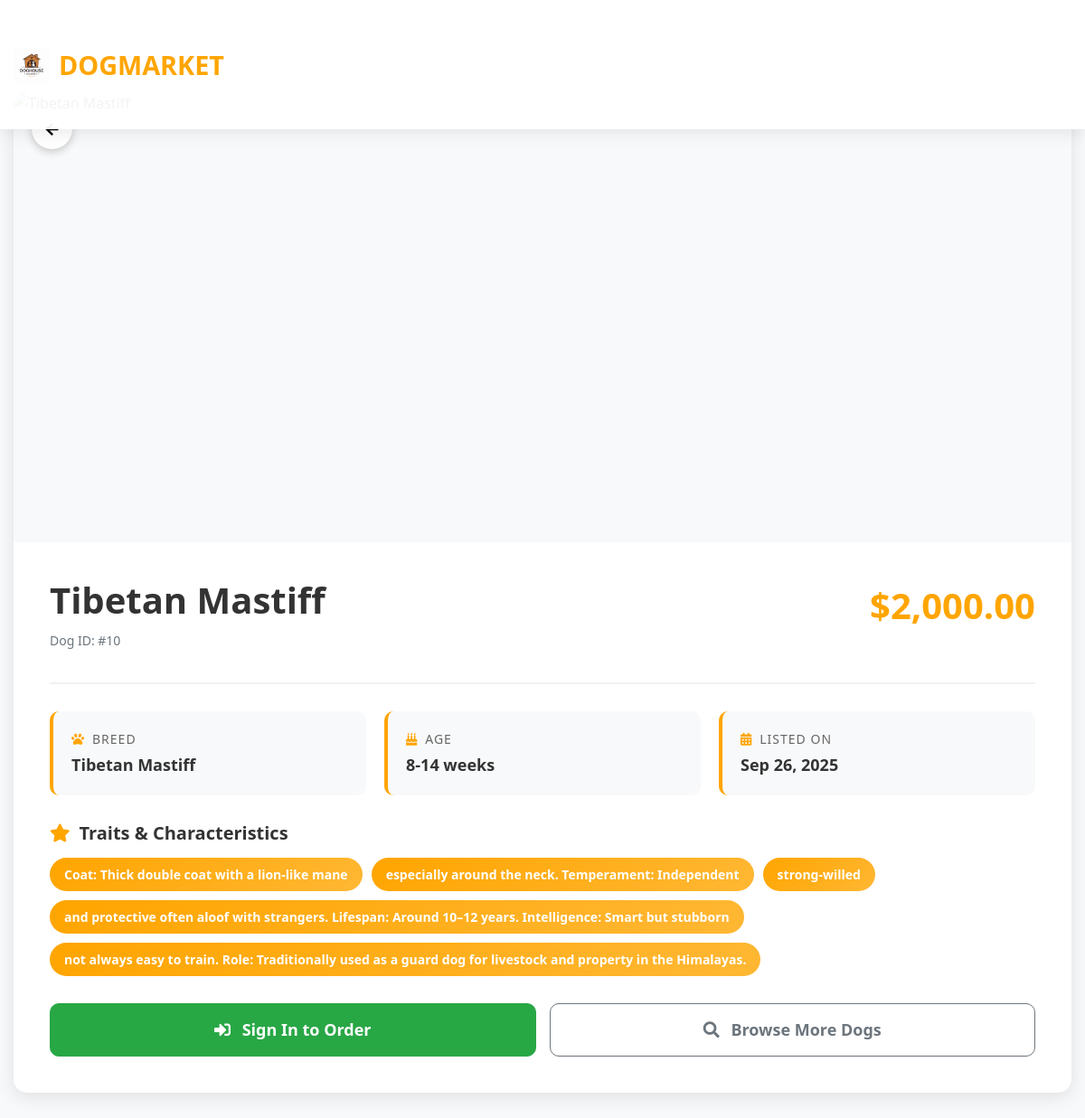
/dog/view_dog.php?id=10, run on the app's committed database.
### tables this page shows
CREATE TABLE `company_info` (
  `id` int(11) NOT NULL,
  `company_name` varchar(150) NOT NULL,
  `address` varchar(255) NOT NULL,
  `city` varchar(100) NOT NULL,
  `postal_code` varchar(20) DEFAULT NULL,
  `phone` varchar(20) NOT NULL,
  `color` varchar(50) DEFAULT NULL,
  `logo` varchar(255) DEFAULT NULL,
  `favicon` varchar(255) DEFAULT NULL,
  `banner_image` varchar(255) DEFAULT NULL,
  `email_general` varchar(150) DEFAULT NULL,
  `email_support` varchar(150) DEFAULT NULL,
  `working_hours` varchar(100) DEFAULT NULL,
  `created_at` timestamp NOT NULL DEFAULT current_timestamp(),
  `font` enum('Arial','Verdana','Helvetica','Tahoma','Trebuchet MS','Times New Roman','Georgia','Garamond','Courier New','Brush Script MT','Lucida Sans','Lucida Console','Palatino Linotype','Book Antiqua','Impact','Comic Sans MS','Segoe UI','Candara','Optima','Calibri','Cambria','Franklin Gothic Medium','Gill Sans','Century Gothic','Perpetua','Rockwell','Baskerville','Didot','Monaco','Geneva') DEFAULT 'Arial'
);

CREATE TABLE `dogs` (
  `dog_id` int(11) NOT NULL,
  `name` varchar(150) NOT NULL,
  `breed` varchar(100) NOT NULL,
  `age` varchar(50) NOT NULL,
  `trait` text DEFAULT NULL,
  `image_url` text DEFAULT NULL,
  `price` decimal(10,2) DEFAULT 0.00,
  `created_at` timestamp NOT NULL DEFAULT current_timestamp(),
  `updated_at` timestamp NOT NULL DEFAULT current_timestamp() ON UPDATE current_timestamp()
);

### dog/view_dog.php (the view, shortened to what this page needs)
<?php
$db_host = 'localhost';
$db_user = 'root';
$db_pass = '';
$db_name = 'doghousemarket';
$conn = new mysqli($db_host, $db_user, $db_pass, $db_name);
$dog_id = isset($_GET['id']) ? (int)$_GET['id'] : 0;
$dogQuery = "SELECT * FROM dogs WHERE dog_id = $dog_id";
$dogResult = $conn->query($dogQuery);
$dog = $dogResult->fetch_assoc();
$companyInfo = [];
$companyQuery = "SELECT * FROM company_info LIMIT 1";
$result = mysqli_query($conn, $companyQuery);
if ($result && mysqli_num_rows($result) > 0) {
    $companyInfo = mysqli_fetch_assoc($result);
}
$loggedIn = isset($_SESSION['user_id']);
?>
<!DOCTYPE html>
<html lang="en">
<head>
    <link rel="stylesheet" href="https://stackpath.bootstrapcdn.com/bootstrap/4.5.2/css/bootstrap.min.css">
    <link rel="stylesheet" href="https://cdnjs.cloudflare.com/ajax/libs/font-awesome/5.15.1/css/all.min.css">
</head>
<body>
    <nav class="navbar navbar-expand-lg navbar-light fixed-top">
        <div class="container">
            <a class="navbar-brand" href="index.php">
                <?php if (!empty($companyInfo['logo'])): ?>
                    <img src="<?php echo htmlspecialchars($companyInfo['logo']); ?>" alt="Logo" class="navbar-logo">
                <?php endif; ?>
                <?php echo htmlspecialchars($companyInfo['company_name'] ?? 'Doghouse Market'); ?>
            </a>
        </div>
    </nav>
    <div class="container">
        <div class="dog-details-card">
            <div class="dog-image-container">
                <button class="back-btn" onclick="history.back()">
                </button>
            </div>
            <div class="dog-content">
                <div class="dog-header">
                    <div>
                        <h1 class="dog-title"><?php echo htmlspecialchars($dog['name']); ?></h1>
                        <p class="dog-id">Dog ID: #<?php echo $dog['dog_id']; ?></p>
                    </div>
                    <div class="dog-price">$<?php echo number_format($dog['price'], 2); ?></div>
                </div>
                <div class="dog-info-grid">
                    <div class="info-item">
                        <div class="info-label"><i class="fas fa-paw"></i> Breed</div>
                        <div class="info-value"><?php echo htmlspecialchars($dog['breed']); ?></div>
                    </div>
                    <div class="info-item">
                        <div class="info-label"><i class="fas fa-birthday-cake"></i> Age</div>
                        <div class="info-value"><?php echo htmlspecialchars($dog['age']); ?></div>
                    </div>
                    <div class="info-item">
                        <div class="info-label"><i class="fas fa-calendar-alt"></i> Listed On</div>
                        <div class="info-value"><?php echo date('M d, Y', strtotime($dog['created_at'])); ?></div>
                    </div>
                </div>
                <div class="dog-description">
                    <h3 class="section-title"><i class="fas fa-star"></i> Traits & Characteristics</h3>
                    <div class="traits-container">
                        <?php
                        $traits = explode(',', $dog['trait']);
                        foreach ($traits as $trait):
                            $trait = trim($trait);
                            if (!empty($trait)):
                        ?>
                            <span class="trait-badge"><?php echo htmlspecialchars($trait); ?></span>
                        <?php
                            endif;
                        endforeach;
                        ?>
                    </div>
                </div>
                <div class="action-buttons">
                    <?php if ($loggedIn): ?>
                        <a href="user/view_dog.php?id=<?php echo $dog['dog_id']; ?>" class="btn btn-success btn-order">
                            <i class="fas fa-shopping-cart mr-2"></i> Place Order
                        </a>
                    <?php else: ?>
                        <a href="signin.php?redirect=view_dog.php?id=<?php echo $dog['dog_id']; ?>" class="btn btn-success btn-order">
                            <i class="fas fa-sign-in-alt mr-2"></i> Sign In to Order
                        </a>
                    <?php endif; ?>
                    <a href="dogs.php" class="btn btn-outline-secondary btn-order">
                        <i class="fas fa-search mr-2"></i> Browse More Dogs
                    </a>
                </div>
            </div>
        </div>
    </div>
</body>
</html>

### data on the page
company_info: logo (picture), company_name "DOGMARKET"
dogs: name "Tibetan Mastiff", dog_id "10", price "2,000.00", breed "Tibetan Mastiff", age "8-14 weeks", created_at "Sep 26, 2025", trait "Coat: Thick double coat with a lion-like mane", trait "especially around the neck. Temperament: Independent", trait "strong-willed", trait "and protective often aloof with strangers. Lifespan: Around 10–12 years. Intelligence: Smart but stubborn", trait "not always easy to train. Role: Traditionally used as a guard dog for livestock and property in the Himalayas."
